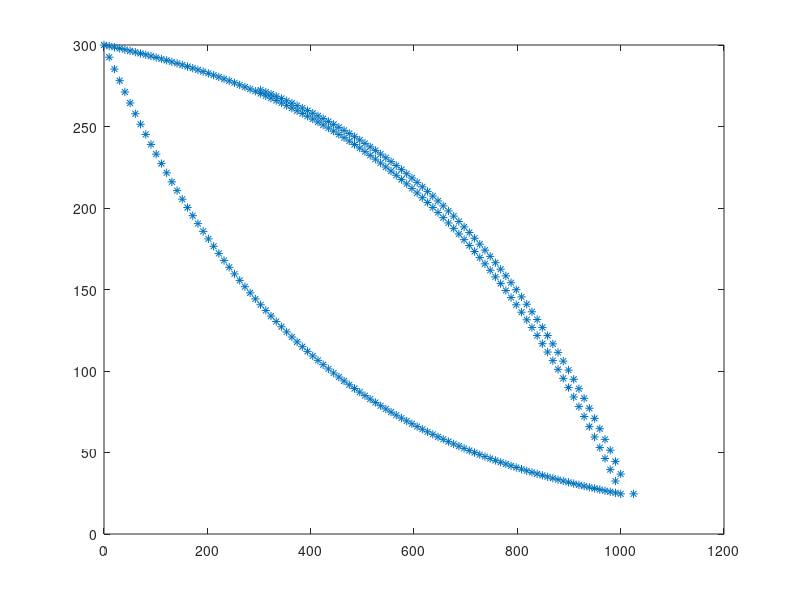

Write the MATLAB code that produced this figure.
% Ellipse 2D
%Making an idealized 2D model for DynEarthSol

clear;clf;
% first: what are you going to call this poly file?
str = 'ellipse2D.poly';

x_nodes = 100;                           % number nodes in X-dir
L = 1000;                                % length of domain in X-dir
x = linspace(0,L,x_nodes);               % X-dir


basal = 300*exp(-x/400);            % basal position function
a =  -28.3223;                      % ???
n_basal = 2.37e-03;                 % ???
c = 328.3223;                       % ???
surface = a*exp(n_basal*x)+c;       % surface position function
surface = surface(2:end-1);         % trimming the surface topo
x_surface = x(2:end-1);             % x corresponding to # surface pts.

%% debris geometries

debris_start = 300;
debris_thickness = 20;
englacial_debris_start = 350;
englacial_debris_thickness = 20;
debris_thickness = 10;
xmax = max(x);

xdebris = x(x > debris_start);
zdebris = [surface(x_surface > debris_start) basal(end)];

%find the slope of the debris thickness increase
m = debris_thickness/(xmax - debris_start);
dz = m*(xdebris-debris_start+150); %y = mx, equal to thickness of debris on top of surface

zdebris = zdebris + dz; 
debris_end = [debris_thickness+xmax, basal(end)]; %[x, z]

xdebris = [xdebris debris_end(1)+1.5*debris_thickness]; %Make it a bit extra thick at the base by adding 1.5* debris thickness to x value
zdebris = [zdebris debris_end(2)];

n_basal = length(basal);        %num basal nodes
n_surface = length(surface);    %num surface nodes
n_debris = length(xdebris);

%% Nodes

nodes = NaN*ones(n_basal+n_surface+length(zdebris), 3); % empty node matrix to be filled in

% BASAL nodes: ------------------------------------------------------------
for i = 1 : n_basal
    ii = i;
    nodes(i,1) = i-1;               % this is the node number
    nodes(i,2) = x(ii);             % x
    nodes(i,3) = basal(ii);         % z, basal
    
end;

% SURFACE nodes: ----------------------------------------------------------
for i = (n_basal) + 1 : n_basal + n_surface
    ii = i-n_basal;
    nodes(i,1) = i-1;               % this is the node number
    nodes(i,2) = x_surface(n_surface+1-ii);     % x
    nodes(i,3) = surface(n_surface+1-ii);       % z, surface
end;

% DEBRIS nodes: ----------------------------------------------------------
for i = (n_basal + n_surface) + 1 : (n_basal + n_surface) + n_debris
    ii = i-n_basal-n_surface;       %incrementing through this section only
    nodes(i,1) = i-1;               % this is the node number
    nodes(i,2) = xdebris(ii);       % x location of this node
    nodes(i,3) = zdebris(ii);       % z, surface (I think this should be debris surface)
end;

%% Facets

debris_intersect =  n_basal + n_debris;

facets = NaN*ones(n_basal+n_surface+length(zdebris)+1,4); %allocate
point_num = 0;

%Surface and Basal facets
for i = 1 : n_basal + n_surface-1
    facets(i,:) = [point_num nodes(i,1) nodes(i+1,1) NaN];
    point_num = point_num + 1;
end

%connect last surface node to first basal node
facets(n_basal + n_surface,:) = [point_num nodes(n_basal+n_surface-1,1) nodes(1,1) NaN];
point_num = point_num + 1;

%connect first debris node to intersection with surface node
facets(n_basal+n_surface+1,:) = [point_num debris_intersect nodes(n_surface+n_basal+1,1) NaN];
point_num = point_num+1;

%Debris layer facets
while point_num < n_basal + n_surface + n_debris
    facets(point_num+1,:) = [point_num nodes(point_num,1) nodes(point_num+1,1) NaN];
    point_num = point_num+1;
end

%Connecting the debris layer to the basal layer
basal_intersect = n_basal;
facets(point_num+1,:) = [point_num nodes(point_num,1) basal_intersect 16];

%Assigning flags
facets(1:n_basal-1,4) = 16; %basal ice
facets(n_basal+n_debris-1:n_basal+n_surface,4) = 32; %exposed surface ice
facets(n_basal:(n_basal+length(zdebris)),4) = 0;          %non-exposed surface ice
facets(n_basal+n_surface+1:n_basal+n_surface+n_debris,4) = 32; %debris layer


plot(nodes(:,2),nodes(:,3),'*');




